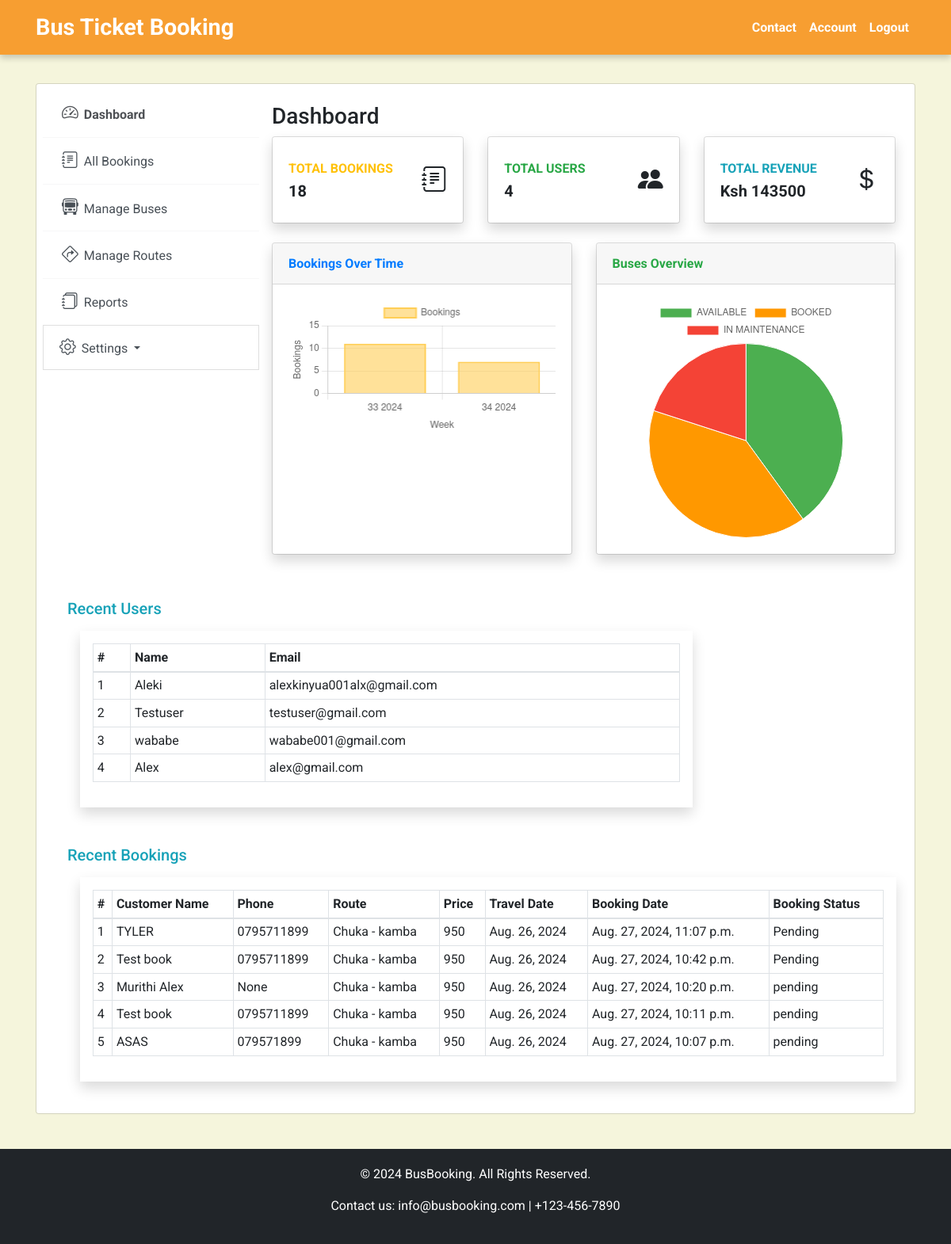
The page /admin-account/ (signed in) on the database its author committed.
### busapp/models.py (models this page shows, shortened)
class Booking(models.Model):
    STATUS_CHOICES = [
        ('Pending', 'Pending'),
        ('Confirmed', 'Confirmed'),
        ('Cancelled', 'Cancelled'),
    ]
    bus = models.ForeignKey(Bus, on_delete=models.CASCADE)
    route = models.ForeignKey(Route, on_delete=models.CASCADE, default=True)
    customer_name = models.CharField(max_length=100, default="user")
    customer_email = models.EmailField(null=True)
    customer_phone = models.CharField(max_length=10, default=0)
    customer_id_number = models.CharField(max_length=20, default=1)
    booking_date = models.DateTimeField(auto_now_add=True)
    status = models.CharField(max_length=10, choices=STATUS_CHOICES, default='Pending')
    checkout_request_id = models.CharField(max_length=255, blank=True, null=True)

class Route(models.Model):
    starting_point = models.CharField(max_length=50)
    destination = models.CharField(max_length=50)
    price = models.BigIntegerField(default=0)
    def __str__(self):
        return self.starting_point + " - " + self.destination

class Bus(models.Model):
    number_plate = models.CharField(max_length=50)
    available_seats = models.IntegerField()
    status = models.CharField(max_length=30, default="AVAILABLE")
    route = models.ForeignKey(Route, on_delete=models.CASCADE, related_name='buses', default=1)
    travel_date = models.DateField(default=timezone.now)

### user/views.py (the view)
# urls.py: path('admin-account/', views.admin_account, name="admin_account"),
@login_required
def admin_account(request):
    recent_bookings = Booking.objects.order_by('-booking_date')[:5]
    recent_users = User.objects.all().order_by('date_joined')[:5]
    total_bookings = Booking.objects.all().count()
    total_users = User.objects.all().count()
    bookings_over_time = (
        Booking.objects.annotate(week=TruncWeek('booking_date'))
        .values('week')
        .annotate(count=models.Count('id'))
        .order_by('week')
    )
    weeks = [booking['week'].strftime("%U %Y") for booking in bookings_over_time]
    booking_counts = [booking['count'] for booking in bookings_over_time]
    bus_statuses = Bus.objects.values('status').annotate(count=models.Count('id'))
    status_labels = [bus['status'] for bus in bus_statuses]
    status_counts = [bus['count'] for bus in bus_statuses]
    pie_colors = ["#4caf50", "#ff9800", "#f44336"]  # Green, Orange, Red for better distinction
    context = {
        'bookings': recent_bookings,
        'total_bookings': total_bookings,
        'total_users': total_users,
        'recent_users': recent_users,
        'weeks': weeks,
        'booking_counts': booking_counts,
        'status_labels': status_labels,
        'status_counts': status_counts,
        'pie_colors': pie_colors,
    }
    return render(request, 'busapp/admin/account.html', context)

### busapp/templates/busapp/admin/account.html (shortened to what this page needs)
{% extends "busapp/base.html" %}
{% load static%}
{% block content %}
<!doctype html>
<html lang="en">
<head>
  <link rel="stylesheet" href="https://cdn.jsdelivr.net/npm/bootstrap-icons@1.11.3/font/bootstrap-icons.min.css">
</head>
<body>
  <div class="container light-style flex-grow-1 container-p-y">
    <div class="card overflow-hidden p-2">
      <div class="row no-gutters row-bordered row-border-light">
        <div class="col-md-3 pt-0">
          <div class="list-group list-group-flush account-settings-links">
            <a class="list-group-item list-group-item-action active"  href="#"><i class="bi bi-speedometer2" style="font-size: 1.3em;margin-right: 7px;"></i>Dashboard</a>
            <a class="custom-list-item list-group-item" href="{% url 'bookings' %}">
              <i class="bi bi-journal-text" style="font-size: 1.3em; margin-right: 7px;"></i>All Bookings
          </a>
          <a class="custom-list-item list-group-item" href="{% url 'list_buses' %}">
            <i class="bi bi-bus-front" style="font-size: 1.3em; margin-right: 7px;"></i>Manage Buses
        </a>
            <a class="custom-list-item list-group-item" href="{% url 'routes' %}">
              <i class="bi bi-sign-turn-right" style="font-size: 1.3em; margin-right: 7px;"></i>Manage Routes
          </a>
          <a class="custom-list-item list-group-item" href="#">
            <i class="bi bi-journals" style="font-size: 1.3em; margin-right: 7px;"></i>Reports
        </a>
          </div>
          <div class="dropdown">
            <a class="list-group-item list-group-item-action dropdown-toggle" data-toggle="dropdown" href="#" role="button" aria-expanded="false">
                <i class="bi bi-gear" style="font-size: 1.3em; margin-right: 7px;"></i>Settings
            </a>
        </div>
        </div>
        <div class="col-md-9">
          <div class="tab-content m-3">
              <h3>Dashboard</h3>
               <div class="row">
                <div class="col-md-4 mb-4">
                  <div class="card border-left-primary shadow h-100 py-2">
                    <div class="card-body">
                      <div class="row no-gutters align-items-center">
                        <div class="col mr-2">
                          <div class="text-xs font-weight-bold text-warning text-uppercase mb-1">Total Bookings</div>
                          <div class="h5 mb-0 font-weight-bold text-gray-800">{{total_bookings}}</div>
                        </div>
                        <div class="col-auto">
                          <i class="bi bi-journal-text fa-2x text-gray-300"></i>
                        </div>
                      </div>
                    </div>
                  </div>
                </div>
                <div class="col-md-4 mb-4">
                  <div class="card border-left-success shadow h-100 py-2">
                    <div class="card-body">
                      <div class="row no-gutters align-items-center">
                        <div class="col mr-2">
                          <div class="text-xs font-weight-bold text-success text-uppercase mb-1">Total Users</div>
                          <div class="h5 mb-0 font-weight-bold text-gray-800">{{ total_users }}</div>
                        </div>
                        <div class="col-auto">
                          <i class="bi bi-people-fill fa-2x text-gray-300"></i>
                        </div>
                      </div>
                    </div>
                  </div>
                </div>
                <div class="col-md-4 mb-4">
                  <div class="card border-left-success shadow h-100 py-2">
                    <div class="card-body">
                      <div class="row no-gutters align-items-center">
                        <div class="col mr-2">
                          <div class="text-xs font-weight-bold text-info text-uppercase mb-1">Total Revenue</div>
                          <div class="h5 mb-0 font-weight-bold text-gray-800">Ksh 143500</div>
                        </div>
                        <div class="col-auto">
                          <i class="bi bi-currency-dollar fa-2x text-gray-300"></i>
                        </div>
                      </div>
                    </div>
                  </div>
                </div>
              </div>
              <div class="row">
                <div class="col-md-6 mb-4">
                  <div class="card shadow h-100">
                    <div class="card-header py-3">
                      <h6 class="m-0 font-weight-bold text-primary">Bookings Over Time</h6>
                    </div>
                    <div class="card-body">
                      <canvas id="bookingsChart"></canvas>
                    </div>
                  </div>
                </div>
                <div class="col-md-6 mb-4">
                  <div class="card shadow h-100">
                    <div class="card-header py-3">
                      <h6 class="m-0 font-weight-bold text-success">Buses Overview</h6>
                    </div>
                    <div class="card-body">
                      <canvas id="routesChart"></canvas>
                    </div>
                  </div>
                </div>
              </div>
            </div>
        </div>
        <div class="container m-3">
          <h5 class="text-info">Recent Users</h5>
              <div class="table-responsive bg-white p-3 m-3 shadow col-md-9" >
                <table id="bookingsTable" class="table table-bordered table-sm table-hover">
                    <thead>
                        <tr>
                            <th>#</th>
                            <th>Name</th>
                            <th>Email</th>
                        </tr>
                    </thead>
                    <tbody>
                        {% for user in recent_users %}
                        <tr>
                            <td>{{ forloop.counter }}</td>
                            <td>{{ user.username }}</td>
                            <td>{{ user.email }}</td>
                        </tr>
                        {% endfor %}
                    </tbody>
                </table>
            </div>
        </div>
        <div class="container m-3">
          <h5 class="text-info">Recent Bookings</h5>
              <div class="table-responsive bg-white p-3 m-3 shadow" >
                <table id="bookingsTable" class="table table-bordered table-sm table-hover">
                    <thead>
                        <tr>
                            <th>#</th>
                            <th>Customer Name</th>
                            <th>Phone</th>
                            <th>Route</th>
                            <th>Price</th>
                            <th>Travel Date</th>
                            <th>Booking Date</th>
                            <th>Booking Status</th>
                        </tr>
                    </thead>
                    <tbody>
                        {% for booking in bookings %}
                        <tr>
                            <td>{{ forloop.counter }}</td>
                            <td>{{ booking.customer_name }}</td>
                            <td>{{ booking.customer_phone }}</td>
                            <td>{{ booking.route }}</td>
                            <td>{{ booking.route.price }}</td>
                            <td>{{ booking.bus.travel_date }}</td>
                            <td>{{ booking.booking_date}}</td>
                            <td>{{ booking.status }}</td>
                        </tr>
                        {% endfor %}
                    </tbody>
                </table>
            </div>
        </div>
      </div>
    </div>
  </div>
  {% block extra_js %}
  <script>
    const bookingsCtx = document.getElementById('bookingsChart').getContext('2d');
    const routesCtx = document.getElementById('routesChart').getContext('2d');
    // Bookings Over Time (Weekly Bar Chart)
    const bookingsChart = new Chart(bookingsCtx, {
        type: 'bar',
        data: {
            labels: {{ weeks|safe }},
            datasets: [{
                label: 'Bookings',
                data: {{ booking_counts|safe }},
                backgroundColor: 'rgba(255, 206, 86, 0.6)',
                borderColor: 'rgba(255, 206, 86, 1)',
                borderWidth: 2
            }]
        },
        options: {
            responsive: true,
            scales: {
                x: {
                    title: { display: true, text: 'Week' }
                },
                y: {
                    beginAtZero: true,
                    title: { display: true, text: 'Bookings' }
                }
            }
        }
    });
    // Buses Overview (Pie Chart)
    const routesChart = new Chart(routesCtx, {
        type: 'pie',
        data: {
            labels: {{ status_labels|safe }},
            datasets: [{
                label: 'Buses Status',
                data: {{ status_counts|safe }},
                backgroundColor: {{ pie_colors|safe }},
                borderWidth: 1
            }]
        },
        options: {
            responsive: true,
            maintainAspectRatio: false
        }
    });
</script>
  {% endblock %}
  </body>
</html>
{% endblock %}

### busapp/static/css/style.css (style rules this page uses)
html, body { height: 100%; margin: 0; display: flex; flex-direction: column; scroll-behavior: smooth; }
body { font-family: 'Roboto', sans-serif; background-color: #F5F5DC; }

### busapp/static/css/account.css (style rules this page uses)
.card { background-clip: padding-box; box-shadow: 0 1px 4px rgba(24,28,33,0.012); }
.row-bordered { overflow: hidden; }
.account-settings-links .list-group-item.active { font-weight: bold !important; }
html:not(.dark-style) .account-settings-links .list-group-item.active { background: transparent !important; }
.light-style .account-settings-links .list-group-item { padding: 0.85rem 1.5rem; border-color: rgba(24, 28, 33, 0.03) !important; }
.light-style .account-settings-links .list-group-item.active { color: #4e5155 !important; }
.light-style .account-settings-links .list-group-item.active { color: #4E5155 !important; }
.light-style .account-settings-links .list-group-item { padding: 0.85rem 1.5rem; border-color: rgba(24,28,33,0.03) !important; }
.custom-list-item { cursor: pointer; display: block; padding: 0.75rem 1.25rem; color: #495057; text-decoration: none; background-color: #fff; border: 1px solid #ddd; transition: all 0.15s ease-in-out; }

### rows shown on the page
Booking: customer_name "TYLER", customer_phone "0795711899", route "Chuka - kamba", route.price "950", bus.travel_date "Aug. 26, 2024", booking_date "Aug. 27, 2024, 11:07 p.m.", status "Pending"
Booking: customer_name "Test book", customer_phone "0795711899", route "Chuka - kamba", route.price "950", bus.travel_date "Aug. 26, 2024", booking_date "Aug. 27, 2024, 10:42 p.m.", status "Pending"
Booking: customer_name "Murithi Alex", customer_phone "None", route "Chuka - kamba", route.price "950", bus.travel_date "Aug. 26, 2024", booking_date "Aug. 27, 2024, 10:20 p.m.", status "pending"
Booking: customer_name "Test book", customer_phone "0795711899", route "Chuka - kamba", route.price "950", bus.travel_date "Aug. 26, 2024", booking_date "Aug. 27, 2024, 10:11 p.m.", status "pending"
Booking: customer_name "ASAS", customer_phone "079571899", route "Chuka - kamba", route.price "950", bus.travel_date "Aug. 26, 2024", booking_date "Aug. 27, 2024, 10:07 p.m.", status "pending"

### other values the page prints
{{ total_bookings }} "18"
{{ total_users }} "4"
{{ user.username }} "Aleki"
{{ user.email }} "alexkinyua001alx@gmail.com"
{{ user.username }} "Testuser"
{{ user.email }} "testuser@gmail.com"
{{ user.username }} "wababe"
{{ user.email }} "wababe001@gmail.com"
{{ user.username }} "Alex"
{{ user.email }} "alex@gmail.com"
chart data {{ booking_counts|safe }} [11, 7], [11, 7]
chart data {{ status_labels|safe }} ['AVAILABLE', 'BOOKED', 'IN MAINTENANCE'], ['AVAILABLE', 'BOOKED', 'IN MAINTENANCE']
chart data {{ status_counts|safe }} [2, 2, 1], [2, 2, 1]
